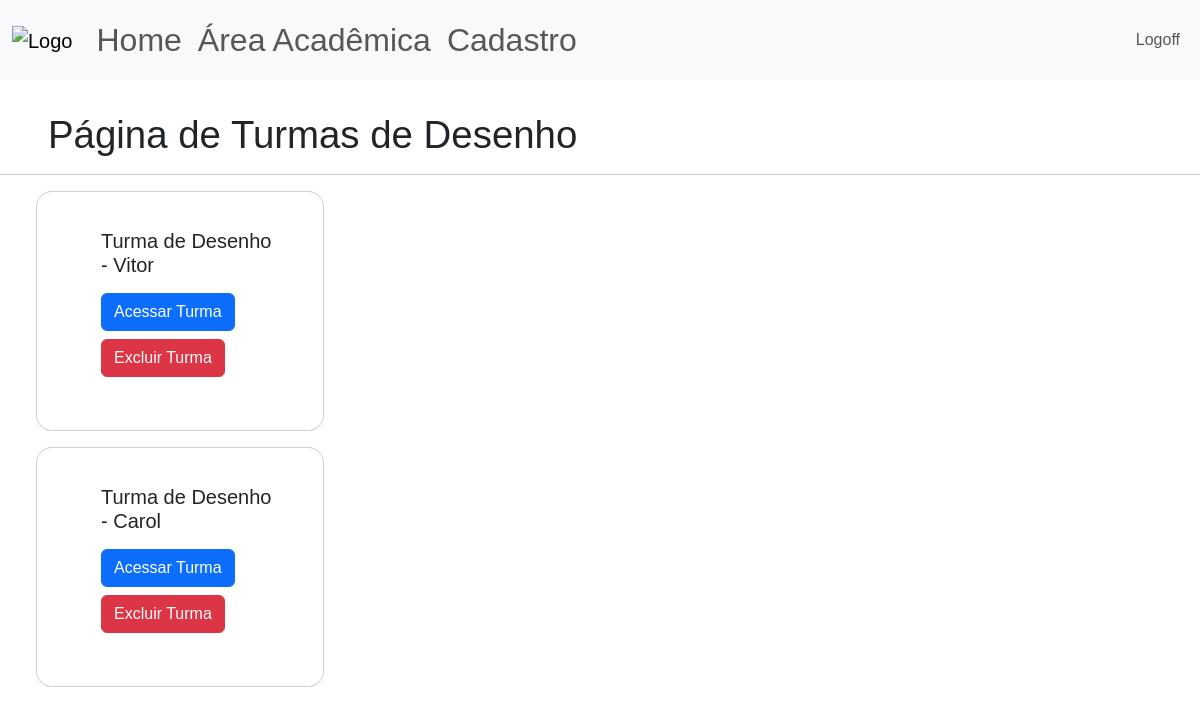
Before: /area-academica/turmas/Desenho (signed in) with the older database file.
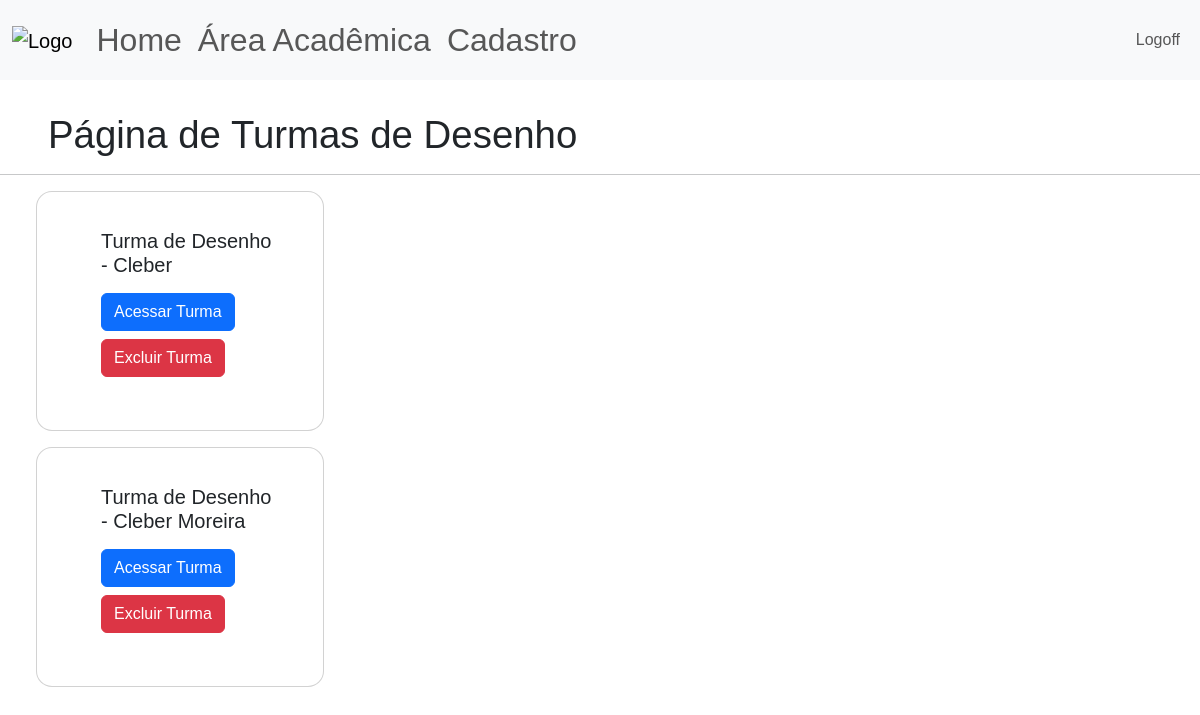
After: the same page with the newer database file.
### site_verbo_amar/models.py (models this page shows)
class Turma(database.Model):
    id = database.Column(database.Integer, primary_key=True)
    nome_turma = database.Column(database.String, nullable=False, unique=True)
    id_professor = database.Column(database.Integer,nullable=False)
    id_atividade = database.Column(database.Integer,nullable=False)
    id_aluno = database.Column(database.String, nullable=False)

### site_verbo_amar/routes.py (the view)
@app.route("/area-academica/turmas/<nome>", methods=['GET', 'POST'])
@login_required
def exibir_turmas(nome):
    atividade = Atividade.query.filter_by(atividade=nome).first_or_404()
    turmas = Turma.query.filter_by(id_atividade=atividade.id).all()
    if current_user.adm == "1":
        privilegio=True
    else:
        privilegio=False
    return render_template('pag_turmas.html',
                           nome_atividade=atividade.atividade,
                           turmas=turmas,
                           privilegio=privilegio)

### site_verbo_amar/models.py (called while the page is built)
@login_manager.user_loader
def load_user(id_usuario):
    return Usuario.query.get(int(id_usuario))

### site_verbo_amar/templates/pag_turmas.html
{% extends 'base.html' %}
{% block body %}
<div class = "d-flex align-items-center gap-1", style="padding-left: 3rem; padding-top: 2rem;">
    <h1 style="font-size: 2.4rem; font-weight: 500; line-height: 1.2; margin: 0;">Página de Turmas de {{nome_atividade}}</h1>
</div>
<hr>
<div id="card-pag-turmas">
    {% for turma in turmas %}
        <div class="card">
            <div class="card-body">
                <h5 class="card-title">{{turma.nome_turma}}</h5>
                <a href="{{url_for('carregar_chamada',nome_turma=turma.nome_turma)}}" class="btn btn-primary mt-2">Acessar Turma</a>
                {% if privilegio %}
                    <a href="{{url_for('excluir_turma',nome_turma=turma.nome_turma, atividade=nome_atividade)}}" class="btn btn-danger mt-2">Excluir Turma</a>
                {% endif%}
            </div>
        </div>
    {%endfor%}
</div>
{% endblock %}

Changed rows visible on the page:
removed Turma: nome_turma "Turma de Desenho - Carol"
changed Turma: nome_turma "Turma de Desenho - Vitor" → "Turma de Desenho - Cleber"
now on this page (row edited): Turma: nome_turma "Turma de Desenho - Cleber Moreira"
